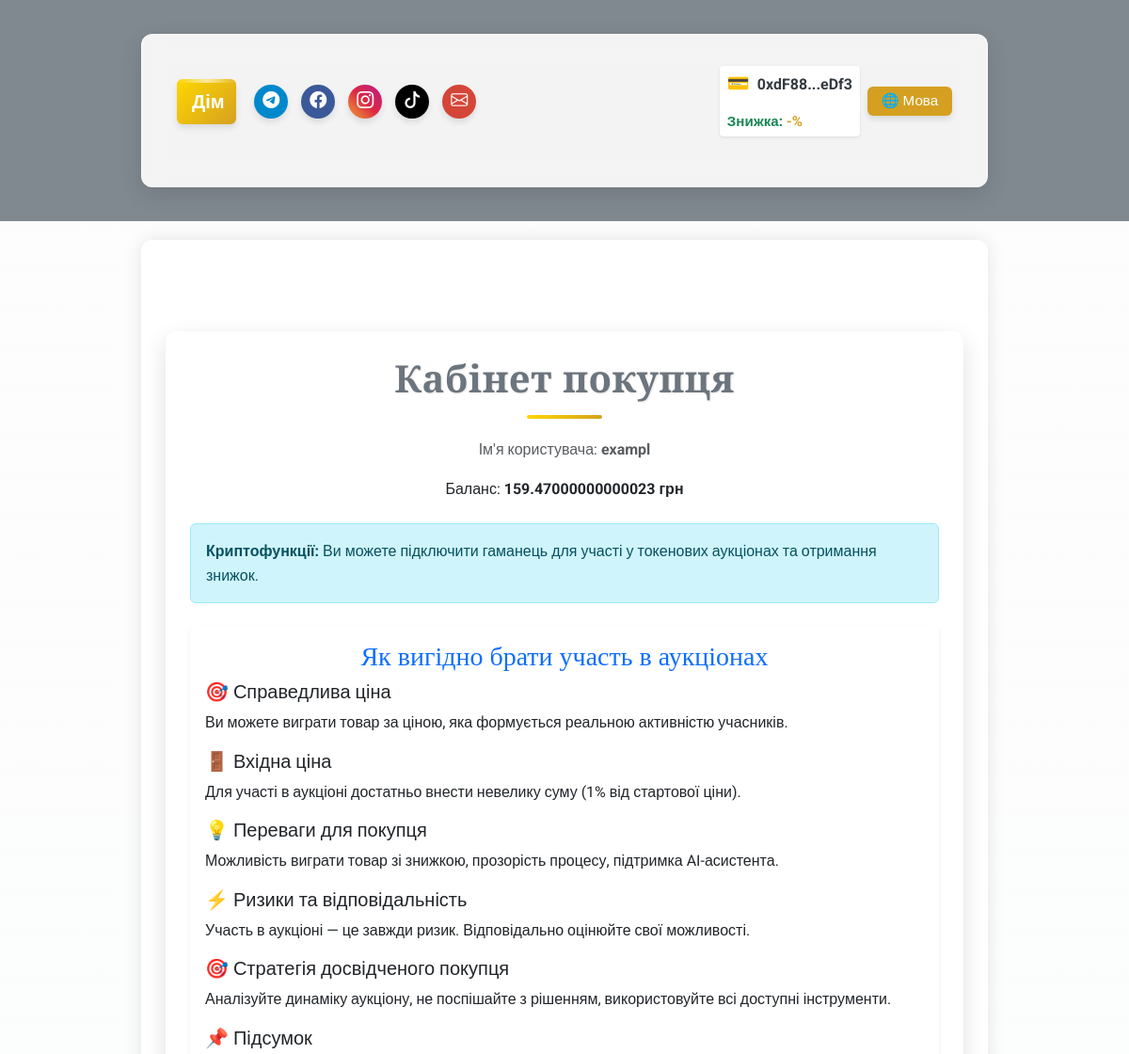
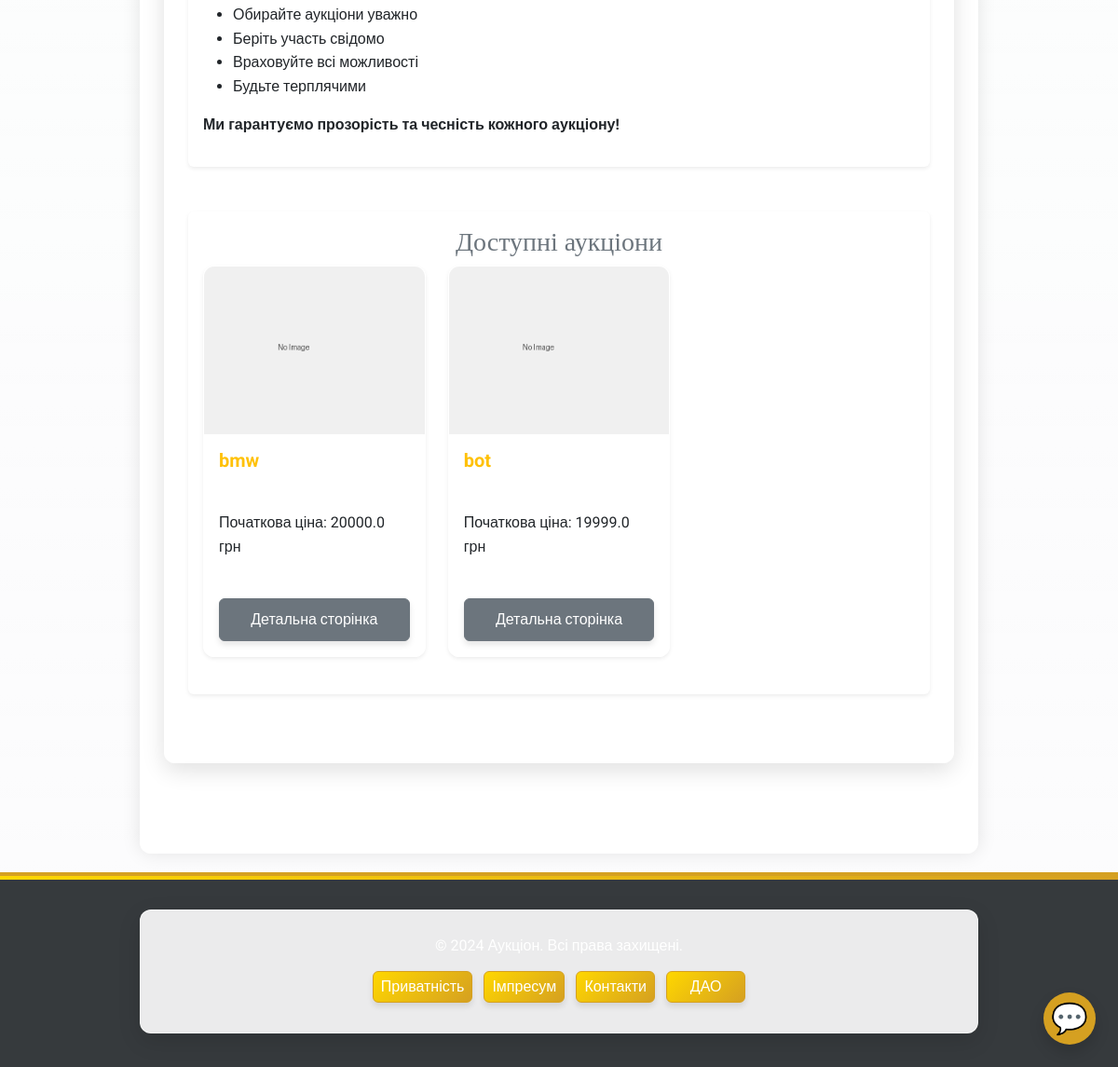
The app's page /user/buyer/Bramaverein1@gmail.com (signed in), older data (2 pictures, top to bottom).
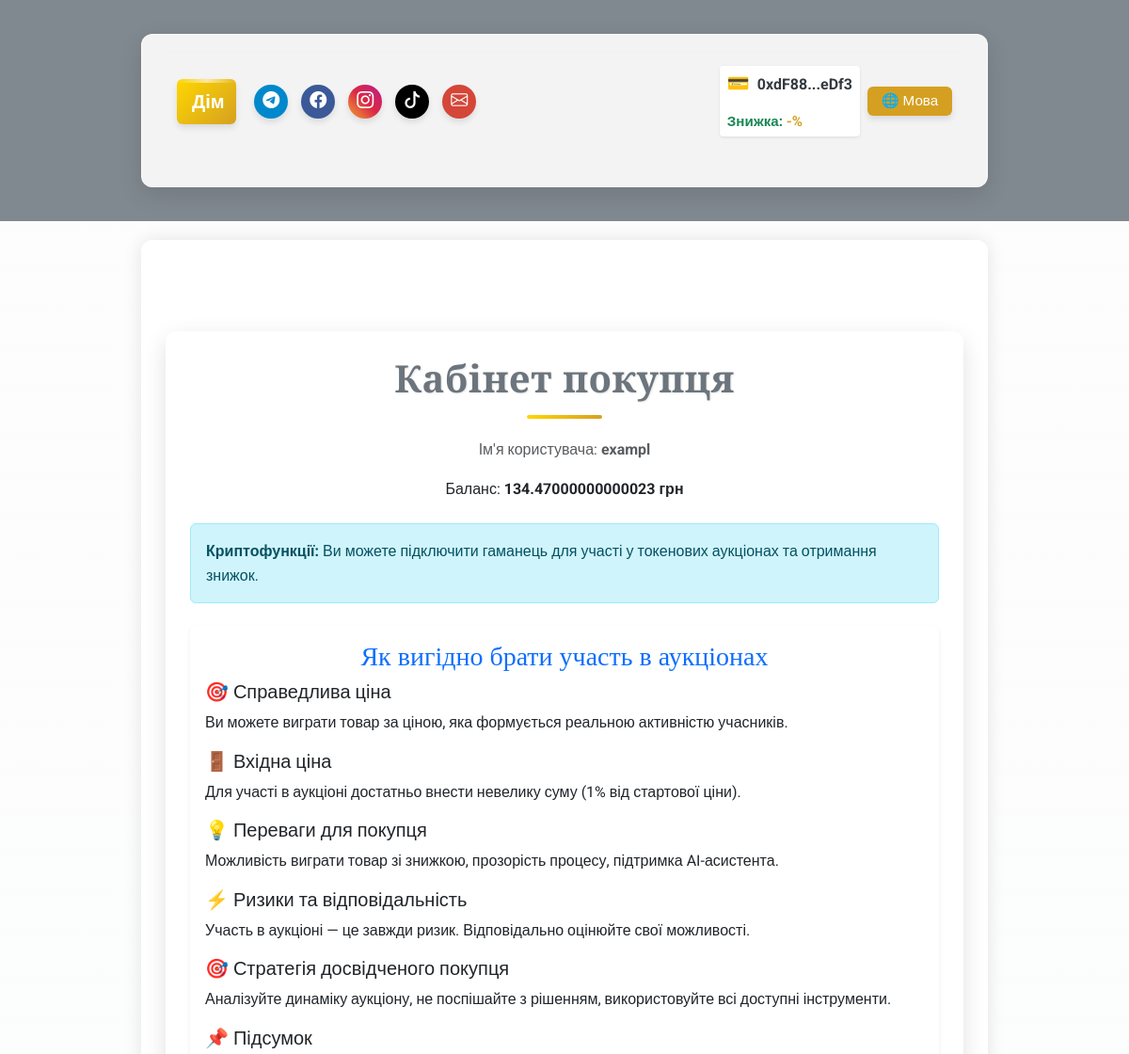
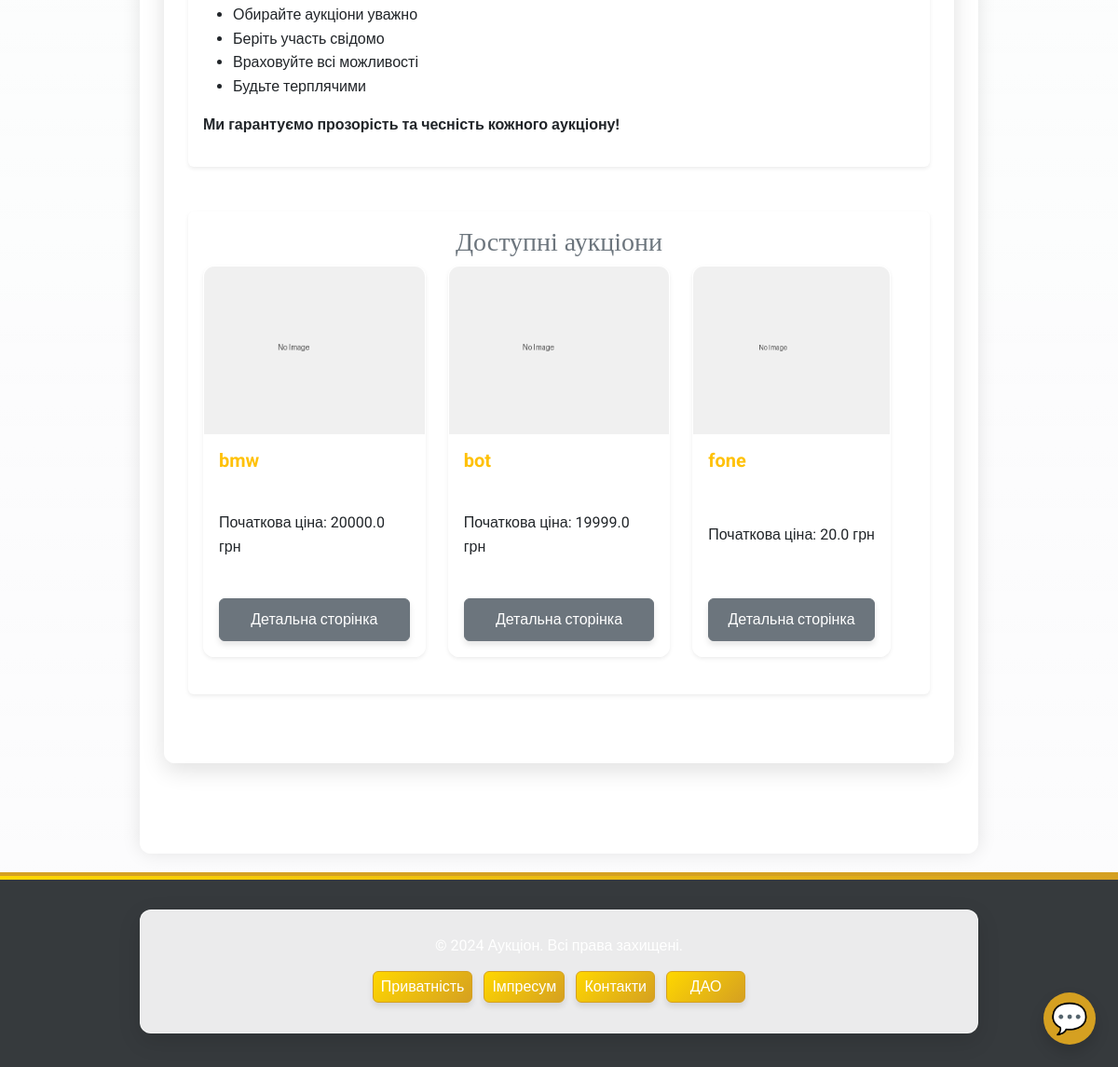
The same page, newer data (2 pictures, top to bottom).
### app/models/user.py (models this page shows, shortened)
class User(UserMixin, db.Model):
    __tablename__ = 'users'
    id = db.Column(db.Integer, primary_key=True)
    username = db.Column(db.String(80), nullable=False, unique=True)
    email = db.Column(db.String(120), nullable=False, unique=True)
    password_hash = db.Column(db.String(128), nullable=False)
    balance = db.Column(db.Float, default=0.0)
    platform_balance = db.Column(db.Float, default=0.0)  # Баланс платформи
    user_type = db.Column(db.String(10), nullable=False)  # "buyer", "seller", "admin"
    is_admin = db.Column(db.Boolean, default=False)  # Поле для адміністратора
    wallet_address = db.Column(db.String(42), nullable=True)  # Адреса криптогаманця
    verification_document = db.Column(db.String(255))
    is_verified = db.Column(Boolean, default=False)
    company_name = db.Column(db.String(255))
    tax_id = db.Column(db.String(64))
    language = db.Column(db.String(5), default='ua')  # 'ua', 'en', 'de'    # Зв'язки
    auctions_created = db.relationship('Auction', foreign_keys='Auction.seller_id', backref='seller', lazy=True)
    auctions_won = db.relationship('Auction', foreign_keys='Auction.winner_id', backref='winner', lazy=True)
    auction_participations = db.relationship('AuctionParticipant', back_populates='user', lazy=True)

### app/models/auction.py (models this page shows, shortened)
class Auction(db.Model):
    __tablename__ = 'auctions'
    id = db.Column(db.Integer, primary_key=True)
    title = db.Column(db.String(255), nullable=False)
    description = db.Column(db.Text, nullable=False)
    starting_price = db.Column(db.Float, nullable=False)
    current_price = db.Column(db.Float, nullable=False)
    seller_id = db.Column(db.Integer, db.ForeignKey('users.id'), nullable=False)
    total_participants = db.Column(db.Integer, default=0, nullable=False)
    is_active = db.Column(db.Boolean, default=True, nullable=False)
    winner_id = db.Column(db.Integer, db.ForeignKey('users.id'), nullable=True)
    total_earnings = db.Column(db.Float, default=0.0, nullable=False)
    created_at = db.Column(db.DateTime, default=db.func.now(), nullable=False)
    updated_at = db.Column(db.DateTime, default=db.func.now(), onupdate=db.func.now(), nullable=False)
    photos = db.Column(JSON, default=list)  # Поле для зберігання шляхів до фото у форматі JSON
    is_confirmed = db.Column(db.Boolean, default=False, nullable=False)  # Чи підтверджено отримання товару
    main_photo_idx = db.Column(db.Integer, default=0)  # Індекс головного фото
    participants = relationship(
        'AuctionParticipant', back_populates='auction', cascade='all, delete-orphan', lazy='dynamic'
    )
    def get_safe_photo(self, index=None):
        import os
        from flask import current_app
        fallback_image = 'images/default/no-image.png'
        if index is not None and self.photos and 0 <= index < len(self.photos):
            photo_path = self.photos[index]
        elif self.photos and 0 <= (self.main_photo_idx or 0) < len(self.photos):
            photo_path = self.photos[self.main_photo_idx or 0]
        elif self.photos and len(self.photos) > 0:
            photo_path = self.photos[0]
        else:
            return fallback_image
        full_path = os.path.join(current_app.static_folder, photo_path)
        if os.path.isfile(full_path):
            return photo_path
        else:
            print(f"Warning: Image file not found: {photo_path}")
            return fallback_image
    def get_participant(self, user_id):
        print(f"[DEBUG] Getting participant for auction ID: {self.id}, user ID: {user_id}")
        try:
            return self.participants.filter_by(user_id=user_id).first()
        except Exception as e:
            print(f"[ERROR] Failed to get participant: {e}")
            from app.models.auction_participant import AuctionParticipant
            return AuctionParticipant.query.filter_by(auction_id=self.id, user_id=user_id).first()

### app/routes/user_routes.py (the view, shortened to what this page needs)
@user_bp.route('/buyer/<string:email>', methods=['GET', 'POST'])
@login_required
def buyer_dashboard(email):
    if current_user.email != email:
        lang = session.get('lang', 'ua')
        flash(get_message('not_authorized', lang), 'error')
        return redirect(url_for('auth.login'))
    user = User.query.filter_by(email=email).first()
    if not user:
        lang = session.get('lang', 'ua')
        flash(get_message('user_not_found', lang), 'error')
        return redirect(url_for('auth.login'))    # Активні аукціони
    auctions = Auction.query.filter_by(is_active=True).all()
    pending_confirmations = Auction.query.filter_by(is_active=False, is_confirmed=False, winner_id=current_user.id).all()
    lang = session.get('lang', 'ua')
    auction_participants = {}
    try:
        for a in auctions:
            try:
                if hasattr(a, 'get_participant'):
                    auction_participants[a.id] = a.get_participant(current_user.id)
                else:
                    from app.models.auction_participant import AuctionParticipant
                    auction_participants[a.id] = AuctionParticipant.query.filter_by(
                        auction_id=a.id, user_id=current_user.id).first()
            except Exception as e:
                print(f"[ERROR] Failed to get participant for auction {a.id}: {e}")
                auction_participants[a.id] = None
    except Exception as e:
        print(f"[ERROR] Error while handling participants: {e}")
    if lang == 'en':
        return render_template('users/buyer_dashboard_en.html', user=user, auctions=auctions, pending_confirmations=pending_confirmations, lang=lang, ui_text=ui_text, auction_participants=auction_participants)
    elif lang == 'de':
        return render_template('users/buyer_dashboard_de.html', user=user, auctions=auctions, pending_confirmations=pending_confirmations, lang=lang, ui_text=ui_text, auction_participants=auction_participants)
    return render_template('users/buyer_dashboard.html', user=user, auctions=auctions, pending_confirmations=pending_confirmations, lang=lang, ui_text=ui_text, auction_participants=auction_participants)

### app/utils/i18n_ui.py (called while the page is built)
def ui_text(key, lang):
    return ui_translations.get(key, {}).get(lang, ui_translations.get(key, {}).get('ua', key))

### app/templates/users/buyer_dashboard.html (shortened to what this page needs)
{% extends "base.html" %}
{% block content %}
<div class="container my-5">
    <div class="text-center mb-4">
        <h1 class="text-secondary">Кабінет покупця</h1>
        <p class="text-muted">Ім'я користувача: <strong>{{ user.username }}</strong></p>
        <p>Баланс: <strong><span id="balance-display">{{ user.balance }}</span> грн</strong></p>
    </div>
    <div class="alert alert-info mb-4">
        <b>Криптофункції:</b> Ви можете підключити гаманець для участі у токенових аукціонах та отримання знижок.
    </div>
    <div class="card shadow-sm border-0 mb-5">
        <div class="card-body">
            <h3 class="card-title text-primary">Як вигідно брати участь в аукціонах</h3>
            <h5>🎯 Справедлива ціна</h5>
            <p>Ви можете виграти товар за ціною, яка формується реальною активністю учасників.</p>
            <h5>🚪 Вхідна ціна</h5>
            <p>Для участі в аукціоні достатньо внести невелику суму (1% від стартової ціни).</p>
            <h5>💡 Переваги для покупця</h5>
            <p>Можливість виграти товар зі знижкою, прозорість процесу, підтримка AI-асистента.</p>
            <h5>⚡ Ризики та відповідальність</h5>
            <p>Участь в аукціоні — це завжди ризик. Відповідально оцінюйте свої можливості.</p>
            <h5>🎯 Стратегія досвідченого покупця</h5>
            <p>Аналізуйте динаміку аукціону, не поспішайте з рішенням, використовуйте всі доступні інструменти.</p>
            <h5>📌 Підсумок</h5>
            <ul>
                <li>Обирайте аукціони уважно</li>
                <li>Беріть участь свідомо</li>
                <li>Враховуйте всі можливості</li>
                <li>Будьте терплячими</li>
            </ul>
            <p><strong>Ми гарантуємо прозорість та чесність кожного аукціону!</strong></p>
        </div>
    </div>
    <div class="card shadow-sm border-0 mb-5">
        <div class="card-body">
            <h3 class="card-title text-secondary">Доступні аукціони</h3>
            {% if auctions %}
            <div class="row">
                {% for auction in auctions %}
                <div class="col-md-4 d-flex align-items-stretch">
                    {% set img_url = auction.photos[0] if auction.photos and auction.photos[0] else 'images/default.jpg' %}
                    {% include 'auctions/auction_card.html' with context %}
                </div>
                {% endfor %}
            </div>
            {% else %}
            <p class="text-muted text-center">Немає доступних аукціонів.</p>
            {% endif %}
        </div>
    </div>
</div>
{% endblock %}

### app/templates/base.html (shortened to what the changed rows need)
<!DOCTYPE html>
<html lang="{{ lang if lang else 'uk' }}">
<head>
    <link href="https://cdn.jsdelivr.net/npm/bootstrap@5.3.0/dist/css/bootstrap.min.css" rel="stylesheet">
    <link rel="stylesheet" href="https://cdn.jsdelivr.net/npm/bootstrap-icons@1.11.1/font/bootstrap-icons.css">
    <link rel="stylesheet" href="{{ url_for('static', filename='css/custom.css') }}?v={{ range(1, 100000) | random }}">
</head>
<body class="bg-light text-dark" style="font-family: 'Roboto', sans-serif;">
    <header class="bg-secondary text-white py-3" style="background-color: rgba(108, 117, 125, 0.85) !important;">
        <div class="container">
            <nav class="navbar navbar-expand-lg navbar-dark">                <div class="container-fluid">                    <a class="navbar-brand fw-bold home-button" href="/">{{ ui_text('home', lang) }}</a>
                    <div class="d-flex align-items-center w-100 justify-content-between header-content">
                        <div class="d-flex align-items-center ms-3 header-controls">
                            {% if current_user.is_authenticated %}
                            {% if current_user.wallet_address %}
                            <div class="wallet-widget">                                <div class="wallet-address-container">
                                    <span class="wallet-icon">&#128179;</span>
                                    <span id="wallet-address-short" title="{{ ui_text('copy_address', lang) }}" data-full-address="{{ current_user.wallet_address }}" class="text-truncate-item">
                                        {{ current_user.wallet_address[:6] }}...{{ current_user.wallet_address[-4:] }}
                                    </span>
                                </div>                                {% if user_discount is not none %}
                                <div class="small text-success fw-bold mt-1 wallet-discount text-truncate-item">
                                    {{ ui_text('token_discount', lang) }}: <span style="color:#d5a021;">-{{ user_discount }}%</span>
                                </div>
                                {% endif %}
                            </div>                            {% else %}                            <button onclick="connectWallet()" class="btn btn-outline-warning btn-sm ms-2 wallet-connect-btn text-truncate-item">
                                {{ ui_text('connect_wallet', lang) }}&nbsp;&#128179;
                            </button>
                            {% endif %}
                            {% endif %}
                        </div>
                    </div>
                </div>
            </nav>
        </div>    </header>    <main class="container py-5" style="background-color: rgba(255, 255, 255, 0.85); border-radius: 12px; box-shadow: 0 0 20px rgba(0, 0, 0, 0.1);">
        {% block content %}{% endblock %}
    </main>
</body>
</html>

### app/templates/auctions/auction_card.html (shortened to what this page needs)
<div class="auction-card card shadow-sm auction-card-fixed mb-4">    <div class="card-img-top auction-card-img p-0" style="background:none;">
        {% if auction.photos and auction.photos|length > 1 %}
        <div id="auctionCardCarousel-{{ auction.id }}" class="carousel slide" data-bs-ride="carousel">
            <div class="carousel-inner">
                {% for photo in auction.photos %}
                <div class="carousel-item {% if loop.index0 == (auction.main_photo_idx or 0) %}active{% endif %}">
                    <img src="{{ url_for('static', filename=auction.get_safe_photo(loop.index0)) }}" class="img-fluid rounded-top w-100" alt="Фото товару" style="height:180px;object-fit:cover;">
                </div>
                {% endfor %}
            </div>
            <button class="carousel-control-prev" type="button" data-bs-target="#auctionCardCarousel-{{ auction.id }}" data-bs-slide="prev">
                <span class="carousel-control-prev-icon" aria-hidden="true"></span>
                <span class="visually-hidden">Попереднє</span>
            </button>
            <button class="carousel-control-next" type="button" data-bs-target="#auctionCardCarousel-{{ auction.id }}" data-bs-slide="next">
                <span class="carousel-control-next-icon" aria-hidden="true"></span>
                <span class="visually-hidden">Наступне</span>
            </button>
        </div>
        {% else %}
        <img src="{{ url_for('static', filename=auction.get_safe_photo()) }}" class="img-fluid rounded-top w-100" alt="Фото товару" style="height:180px;object-fit:cover;">
        {% endif %}
    </div>    <div class="card-body d-flex flex-column justify-content-between">
        <h5 class="card-title text-warning fw-bold">{{ auction.title }}</h5>
        <p class="text-dark mb-2">Початкова ціна: {{ auction.starting_price }} грн</p>        <div class="d-flex flex-column gap-2">
            <a href="/auction/{{ auction.id }}" class="btn btn-outline-secondary w-100" target="_blank">Детальна сторінка</a>
        </div>
    </div>
</div>

Row changes from the older to the newer data that the page shows:
changed User "0xdF88": balance "159.47000000000023" → "134.47000000000023"
added Auction: title "fone", starting_price "20.0"
